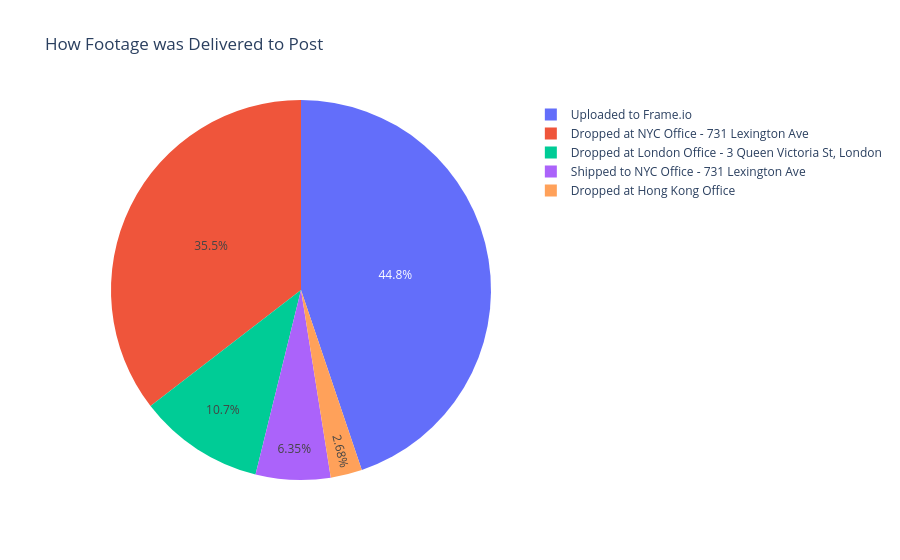

Notebook source saved alongside this figure:
### Code cell
fig = px.pie(
    names=footage_delivery_counts.index,
    values=footage_delivery_counts.values,
    title="How Footage was Delivered to Post"    
)

fig.show()

### Figure 1 — Plotly figure (JSON) as saved in the notebook; plotly's stock layout.template omitted (floating-point values rounded to 4 significant figures)
{"data": [{"domain": {"x": [0, 1], "y": [0, 1]}, "hovertemplate": "label=%{label}<br>value=%{value}<extra></extra>", "labels": ["Uploaded to Frame.io", "Dropped at NYC Office - 731 Lexington Ave", "Dropped at London Office - 3 Queen Victoria St, London", "Shipped to NYC Office - 731 Lexington Ave", "Dropped at Hong Kong Office"], "legendgroup": "", "name": "", "showlegend": true, "type": "pie", "values": [134, 106, 32, 19, 8]}], "layout": {"legend": {"tracegroupgap": 0}, "title": {"text": "How Footage was Delivered to Post"}}}
